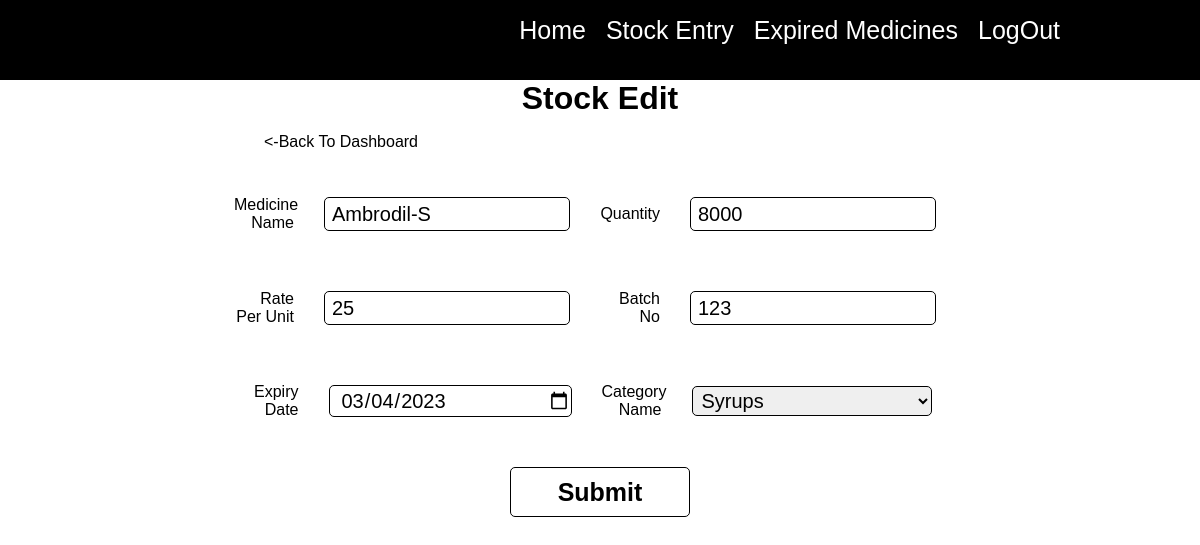
Page /edit.php?edit=11 on the committed database.
### tables this page shows
CREATE TABLE IF NOT EXISTS `stock` (
  `s_id` int NOT NULL AUTO_INCREMENT,
  `s_medname` varchar(255) NOT NULL,
  `s_qty` int NOT NULL,
  `s_price` int NOT NULL,
  `s_batch` varchar(50) NOT NULL,
  `s_expiry` date NOT NULL,
  `s_category` varchar(50) NOT NULL,
  `s_time` timestamp NOT NULL,
  `s_status` enum('Available','Expired') NOT NULL DEFAULT 'Available',
  PRIMARY KEY (`s_id`)
);

### edit.php (the view, shortened to what this page needs)
<?php include('connect.php');
$editid=$_GET["edit"];
$sql = "SELECT * FROM stock where s_id='$editid' LIMIT 1";
         $result = mysqli_query($mysqli, $sql);
         if (mysqli_num_rows($result) > 0) {
            while($row = mysqli_fetch_assoc($result)) {
            	$medname=$row['s_medname'];
            	$qty=$row['s_qty'];
               $rate=$row['s_price'];
               $batch=$row['s_batch'];
               $expiry=$row['s_expiry'];
               $category=$row['s_category'];
            }
         } else {
            echo "invalid";
         }
?>
<!DOCTYPE html>
<html>
<head>
   <link rel="stylesheet" type="text/css" href="style.css">
</head>
<body>
   <?php include('header.php'); ?>
   <h1 class="clrblk">Stock Edit</h1>
   <p class="plink"><a href="dashboard.php" class="alink"><-Back To Dashboard</a></p>
   <div class="stockmaindiv" align="center">
      <form accept="" method="post">
         <div class="divstbox1">
            <p class="inputlbl">Medicine Name</p>
            <input type="text" name="medname" class="inputstock" value="<?php echo $medname; ?>">
            <p class="inputlbl">Quantity</p>
            <input type="number" name="qty" class="inputstock" value="<?php echo $qty; ?>">
         </div>
         <div class="divstbox1">
            <p class="inputlbl">Rate Per Unit</p>
            <input type="number" name="rate" class="inputstock" value="<?php echo $rate; ?>">
            <p class="inputlbl">Batch No</p>
            <input type="text" name="batch" class="inputstock" value="<?php echo $batch; ?>">
         </div>
         <div class="divstbox1">
            <p class="inputlbl">Expiry Date</p>
            <input type="date" name="expiry" class="inputstock" value="<?php echo $expiry; ?>">
            <p class="inputlbl" >Category Name</p>
            <select class="selectinputstock" name="category">
               <option value="<?php echo $category; ?>"><?php echo $category; ?></option>
            </select>
         </div>
         <input type="submit" name="enter" value="Submit" class="btnsubmit">
      </form>
   </div>
</body>
</html>

### style.css (style rules this page uses)
html,body { margin: 0; scroll-behavior: smooth; font-family: 'Oswald', sans-serif; }
h1 { margin: 0 0 0 0; text-align: center; font-weight: 900; color: white; }
a { color: white; text-decoration: none; }
h1.clrblk { color: black; }
.divstbox1 { display: flex; align-items: center; justify-content: center; }
p.inputlbl { width: 60px; text-align: end; }
input.inputstock { width: 20%; height: 30px; margin: 30px; border: 1px solid black; border-radius: 5px; outline: none; font-size: 20px; text-indent: 5px; font-family: 'Oswald', sans-serif; }
input.btnsubmit { width: 15%; height: 50px; margin-top: 20px; border: 1px solid black; border-radius: 5px; outline: none; background: white; cursor: pointer; font-size: 25px; font-weight: 700; font-family: 'Oswald', sans-serif; }
.selectinputstock { width: 20%; height: 30px; margin: 30px; border: 1px solid black; border-radius: 5px; outline: none; font-size: 20px; text-indent: 5px; font-family: 'Oswald', sans-serif; }
p.plink { margin-left: 22%; }
a.alink { color: black; }

### rows in the picture
stock: medname "Ambrodil-S", qty "8000", rate "25", batch "123", expiry "03/04/2023", category "Syrups"
